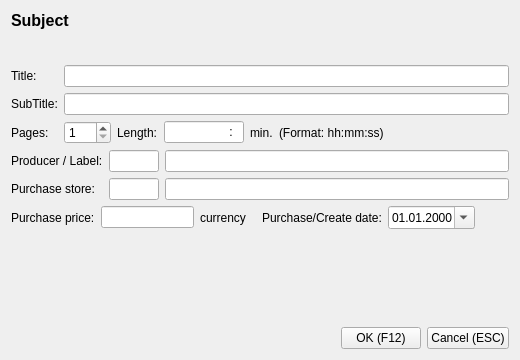
<?xml version="1.0" encoding="UTF-8"?>
<ui version="4.0">
 <class>EditDeviceClass</class>
 <widget class="QDialog" name="EditDeviceClass">
  <property name="geometry">
   <rect>
    <x>0</x>
    <y>0</y>
    <width>520</width>
    <height>360</height>
   </rect>
  </property>
  <property name="minimumSize">
   <size>
    <width>520</width>
    <height>360</height>
   </size>
  </property>
  <property name="maximumSize">
   <size>
    <width>520</width>
    <height>360</height>
   </size>
  </property>
  <property name="windowTitle">
   <string>EditDevice</string>
  </property>
  <property name="windowIcon">
   <iconset resource="../resources.qrc">
    <normaloff>:/logo/resources/icon64.png</normaloff>:/logo/resources/icon64.png</iconset>
  </property>
  <layout class="QVBoxLayout" name="verticalLayout">
   <item>
    <layout class="QHBoxLayout" name="horizontalLayout_4">
     <item>
      <widget class="QLabel" name="Subject">
       <property name="font">
        <font>
         <pointsize>12</pointsize>
         <weight>75</weight>
         <bold>true</bold>
        </font>
       </property>
       <property name="text">
        <string>Subject</string>
       </property>
       <property name="alignment">
        <set>Qt::AlignLeading|Qt::AlignLeft|Qt::AlignTop</set>
       </property>
      </widget>
     </item>
     <item>
      <widget class="QLabel" name="deviceIcon">
       <property name="minimumSize">
        <size>
         <width>48</width>
         <height>48</height>
        </size>
       </property>
       <property name="maximumSize">
        <size>
         <width>48</width>
         <height>48</height>
        </size>
       </property>
       <property name="text">
        <string/>
       </property>
       <property name="pixmap">
        <pixmap resource="../resources.qrc">:/devices48/resources/tr48x48-0013.png</pixmap>
       </property>
      </widget>
     </item>
    </layout>
   </item>
   <item>
    <layout class="QGridLayout" name="gridLayout">
     <item row="0" column="1">
      <widget class="QLineEdit" name="title"/>
     </item>
     <item row="1" column="0">
      <widget class="QLabel" name="label_2">
       <property name="text">
        <string>SubTitle:</string>
       </property>
      </widget>
     </item>
     <item row="1" column="1">
      <widget class="QLineEdit" name="subTitle"/>
     </item>
     <item row="2" column="0">
      <widget class="QLabel" name="label_3">
       <property name="text">
        <string>Pages:</string>
       </property>
      </widget>
     </item>
     <item row="2" column="1">
      <layout class="QHBoxLayout" name="horizontalLayout">
       <item>
        <widget class="QSpinBox" name="pages">
         <property name="minimum">
          <number>1</number>
         </property>
         <property name="maximum">
          <number>255</number>
         </property>
        </widget>
       </item>
       <item>
        <widget class="QLabel" name="label_8">
         <property name="text">
          <string>Length:</string>
         </property>
        </widget>
       </item>
       <item>
        <widget class="QLineEdit" name="length">
         <property name="maximumSize">
          <size>
           <width>80</width>
           <height>16777215</height>
          </size>
         </property>
         <property name="inputMask">
          <string>0000:00; </string>
         </property>
         <property name="alignment">
          <set>Qt::AlignRight|Qt::AlignTrailing|Qt::AlignVCenter</set>
         </property>
        </widget>
       </item>
       <item>
        <widget class="QLabel" name="label_9">
         <property name="text">
          <string>min.</string>
         </property>
        </widget>
       </item>
       <item>
        <widget class="QLabel" name="label_10">
         <property name="text">
          <string>(Format: hh:mm:ss)</string>
         </property>
        </widget>
       </item>
       <item>
        <spacer name="horizontalSpacer">
         <property name="orientation">
          <enum>Qt::Horizontal</enum>
         </property>
         <property name="sizeHint" stdset="0">
          <size>
           <width>40</width>
           <height>20</height>
          </size>
         </property>
        </spacer>
       </item>
      </layout>
     </item>
     <item row="0" column="0">
      <widget class="QLabel" name="label">
       <property name="text">
        <string>Title:</string>
       </property>
      </widget>
     </item>
    </layout>
   </item>
   <item>
    <layout class="QGridLayout" name="gridLayout_2">
     <item row="0" column="1">
      <widget class="QLineEdit" name="labelId">
       <property name="minimumSize">
        <size>
         <width>50</width>
         <height>0</height>
        </size>
       </property>
       <property name="maximumSize">
        <size>
         <width>50</width>
         <height>16777215</height>
        </size>
       </property>
      </widget>
     </item>
     <item row="0" column="2">
      <widget class="QLineEdit" name="labelText"/>
     </item>
     <item row="1" column="1">
      <widget class="QLineEdit" name="purchaseId">
       <property name="minimumSize">
        <size>
         <width>50</width>
         <height>0</height>
        </size>
       </property>
       <property name="maximumSize">
        <size>
         <width>50</width>
         <height>16777215</height>
        </size>
       </property>
      </widget>
     </item>
     <item row="1" column="2">
      <widget class="QLineEdit" name="purchaseText"/>
     </item>
     <item row="0" column="0">
      <widget class="QLabel" name="label_4">
       <property name="text">
        <string>Producer / Label:</string>
       </property>
      </widget>
     </item>
     <item row="1" column="0">
      <widget class="QLabel" name="label_5">
       <property name="text">
        <string>Purchase store:</string>
       </property>
      </widget>
     </item>
    </layout>
   </item>
   <item>
    <layout class="QHBoxLayout" name="horizontalLayout_2">
     <item>
      <widget class="QLabel" name="label_6">
       <property name="text">
        <string>Purchase price:</string>
       </property>
      </widget>
     </item>
     <item>
      <widget class="QLineEdit" name="purchasePrice">
       <property name="maximumSize">
        <size>
         <width>100</width>
         <height>16777215</height>
        </size>
       </property>
      </widget>
     </item>
     <item>
      <widget class="QLabel" name="currency">
       <property name="text">
        <string>currency</string>
       </property>
      </widget>
     </item>
     <item>
      <spacer name="horizontalSpacer_2">
       <property name="orientation">
        <enum>Qt::Horizontal</enum>
       </property>
       <property name="sizeType">
        <enum>QSizePolicy::Minimum</enum>
       </property>
       <property name="sizeHint" stdset="0">
        <size>
         <width>10</width>
         <height>20</height>
        </size>
       </property>
      </spacer>
     </item>
     <item>
      <widget class="QLabel" name="label_7">
       <property name="text">
        <string>Purchase/Create date:</string>
       </property>
      </widget>
     </item>
     <item>
      <widget class="QDateEdit" name="purchaseDate">
       <property name="sizePolicy">
        <sizepolicy hsizetype="Preferred" vsizetype="Fixed">
         <horstretch>0</horstretch>
         <verstretch>0</verstretch>
        </sizepolicy>
       </property>
       <property name="displayFormat">
        <string>dd.MM.yyyy</string>
       </property>
       <property name="calendarPopup">
        <bool>true</bool>
       </property>
      </widget>
     </item>
     <item>
      <spacer name="horizontalSpacer_4">
       <property name="orientation">
        <enum>Qt::Horizontal</enum>
       </property>
       <property name="sizeHint" stdset="0">
        <size>
         <width>40</width>
         <height>20</height>
        </size>
       </property>
      </spacer>
     </item>
    </layout>
   </item>
   <item>
    <spacer name="verticalSpacer">
     <property name="orientation">
      <enum>Qt::Vertical</enum>
     </property>
     <property name="sizeHint" stdset="0">
      <size>
       <width>498</width>
       <height>34</height>
      </size>
     </property>
    </spacer>
   </item>
   <item>
    <layout class="QHBoxLayout" name="horizontalLayout_3">
     <item>
      <spacer name="horizontalSpacer_3">
       <property name="orientation">
        <enum>Qt::Horizontal</enum>
       </property>
       <property name="sizeHint" stdset="0">
        <size>
         <width>40</width>
         <height>20</height>
        </size>
       </property>
      </spacer>
     </item>
     <item>
      <widget class="QPushButton" name="okButton">
       <property name="text">
        <string>OK (F12)</string>
       </property>
       <property name="icon">
        <iconset resource="../resources.qrc">
         <normaloff>:/icons/resources/button_ok.png</normaloff>:/icons/resources/button_ok.png</iconset>
       </property>
       <property name="autoDefault">
        <bool>false</bool>
       </property>
      </widget>
     </item>
     <item>
      <widget class="QPushButton" name="cancelButton">
       <property name="text">
        <string>Cancel (ESC)</string>
       </property>
       <property name="icon">
        <iconset resource="../resources.qrc">
         <normaloff>:/icons/resources/cancel.png</normaloff>:/icons/resources/cancel.png</iconset>
       </property>
       <property name="autoDefault">
        <bool>false</bool>
       </property>
      </widget>
     </item>
    </layout>
   </item>
  </layout>
 </widget>
 <layoutdefault spacing="6" margin="11"/>
 <resources>
  <include location="../resources.qrc"/>
 </resources>
 <connections/>
</ui>
